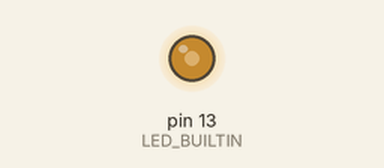
This sketch was run on a simulated Arduino Nano, built with avr-gcc and run on an emulated ATmega328P. Shown: output pins drawn as LEDs (lit = HIGH).

Above: at 0.1 s.
Timing chart, 0 to 1.6 s (numbered marks = the images above):
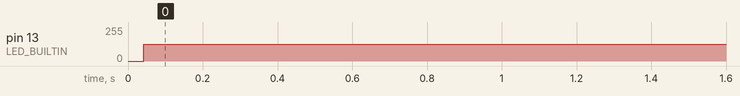

Measured:
- by itself, pin 13 (LED_BUILTIN): 0/255 → 127/255 at 0.04 s

The sketch:

VirtualWall.ino
```cpp
// This is a really simple implementation of the Virtual Wall for iRobot Roomba and Scooba machines
// You need an IR LED, and a 220R resistor.
// The LED connects to pin 3 of the Arduino Nano, and the resistor between the LED and ground (0V)
//
#include <IRremote.h>

IRsend ir;
int led = 0;
int ctr = 0;

void setup() {
  pinMode(LED_BUILTIN, OUTPUT);
  ir.enableIROut(38);
}

void loop() {
  digitalWrite(LED_BUILTIN, led);
  ir.mark(1000);
  ir.space(1000);
  if(ctr > 249) {
    if(led == 0)
      led = 1;
    else
      led = 0;
  }
  else
    ctr++;
}
```
